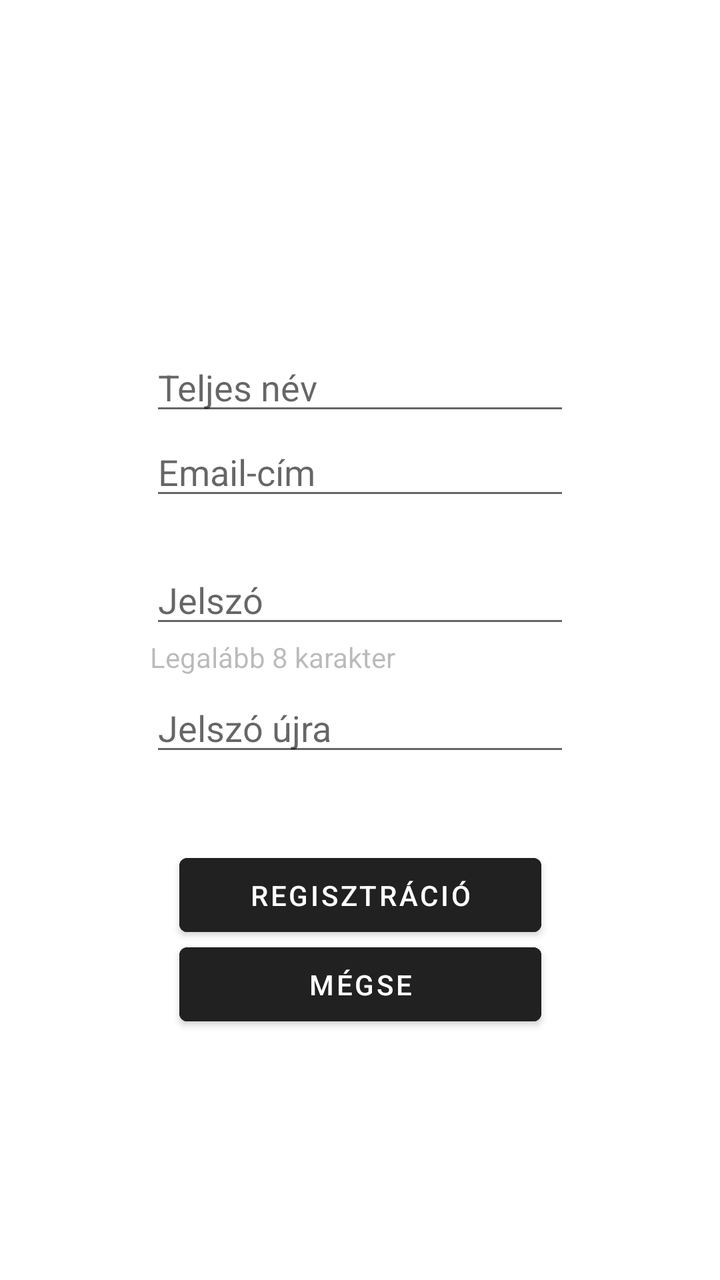
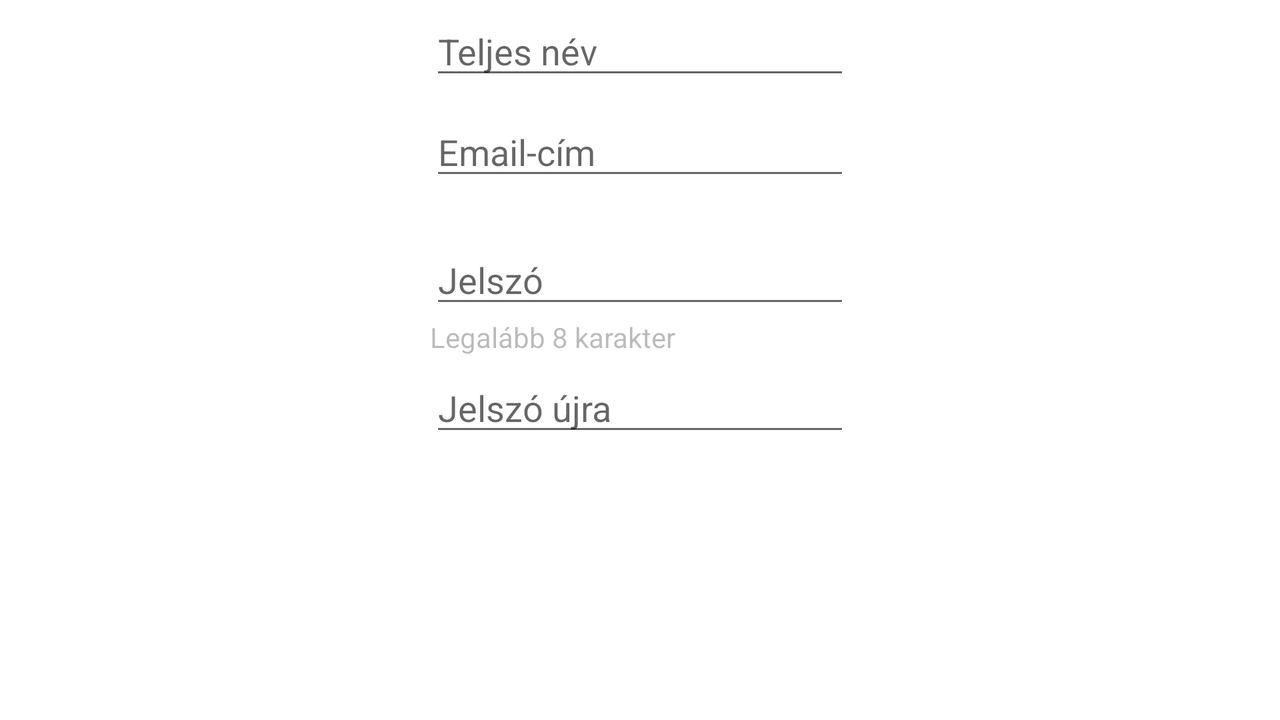

One screen, two layout resources from the same app: the default and the repository's alternative for another configuration. Each is rendered where Android would select it; the XML of both is given below.
<!-- AndroidManifest.xml: application theme Theme.Vizora -->
<!-- res/layout/activity_registration.xml -->
<?xml version="1.0" encoding="utf-8"?>
<androidx.constraintlayout.widget.ConstraintLayout xmlns:android="http://schemas.android.com/apk/res/android"
    xmlns:app="http://schemas.android.com/apk/res-auto"
    xmlns:tools="http://schemas.android.com/tools"
    android:id="@+id/main"
    android:layout_width="match_parent"
    android:layout_height="match_parent"
    tools:context=".RegistrationActivity">

    <EditText
        android:id="@+id/EditTextFullName"
        android:layout_width="wrap_content"
        android:layout_height="wrap_content"
        android:layout_marginBottom="256dp"
        android:ems="10"
        android:inputType="textPersonName"
        android:hint="@string/fullname"
        android:autofillHints="name"
        app:layout_constraintBottom_toBottomOf="parent"
        app:layout_constraintEnd_toEndOf="parent"
        app:layout_constraintStart_toStartOf="parent"
        app:layout_constraintTop_toTopOf="parent" />

    <EditText
        android:id="@+id/EditTextEmail"
        android:layout_width="wrap_content"
        android:layout_height="wrap_content"
        android:layout_marginBottom="384dp"
        android:autofillHints="emailAddress"
        android:ems="10"
        android:hint="@string/email"
        android:inputType="textEmailAddress"
        app:layout_constraintBottom_toBottomOf="parent"
        app:layout_constraintEnd_toEndOf="parent"
        app:layout_constraintStart_toStartOf="parent"
        app:layout_constraintTop_toBottomOf="@id/EditTextFullName" />

    <EditText
        android:id="@+id/EditTextPassword"
        android:layout_width="wrap_content"
        android:layout_height="wrap_content"
        android:layout_marginBottom="256dp"
        android:autofillHints="password"
        android:ems="10"
        android:hint="@string/password"
        android:inputType="textPassword"
        app:layout_constraintBottom_toBottomOf="parent"
        app:layout_constraintEnd_toEndOf="parent"
        app:layout_constraintStart_toStartOf="parent"
        app:layout_constraintTop_toBottomOf="@+id/EditTextFullName" />

    <EditText
        android:id="@+id/EditTextPasswordAgain"
        android:layout_width="wrap_content"
        android:layout_height="wrap_content"
        android:layout_marginBottom="128dp"
        android:autofillHints="password"
        android:ems="10"
        android:hint="@string/passwordAgain"
        android:inputType="textPassword"
        app:layout_constraintBottom_toBottomOf="parent"
        app:layout_constraintEnd_toEndOf="parent"
        app:layout_constraintStart_toStartOf="parent"
        app:layout_constraintTop_toBottomOf="@+id/EditTextFullName" />

    <Button
        android:id="@+id/ButtonRegister"
        android:layout_width="181dp"
        android:layout_height="49dp"
        android:layout_marginBottom="128dp"
        android:backgroundTintMode="add"
        android:onClick="register"
        android:text="@string/register"
        app:layout_constraintBottom_toBottomOf="parent"
        app:layout_constraintEnd_toEndOf="parent"
        app:layout_constraintStart_toStartOf="parent"
        app:layout_constraintTop_toBottomOf="@+id/EditTextPasswordAgain" />

    <Button
        android:id="@+id/ButtonCancel"
        android:layout_width="181dp"
        android:layout_height="49dp"
        android:layout_marginBottom="128dp"
        android:backgroundTintMode="add"
        android:onClick="cancel"
        android:text="@string/cancel"
        app:layout_constraintBottom_toBottomOf="parent"
        app:layout_constraintEnd_toEndOf="parent"
        app:layout_constraintStart_toStartOf="parent"
        app:layout_constraintTop_toBottomOf="@+id/ButtonRegister" />

    <TextView
        android:id="@+id/passwordHint"
        android:layout_width="wrap_content"
        android:layout_height="wrap_content"
        android:alpha="0.5"
        android:text="@string/passwordHint"
        app:layout_constraintStart_toStartOf="@+id/EditTextPassword"
        app:layout_constraintTop_toBottomOf="@+id/EditTextPassword" />

</androidx.constraintlayout.widget.ConstraintLayout>
<!-- resources referenced by this layout -->
<resources>
  <string name="cancel">Mégse</string>
  <string name="email">Email-cím</string>
  <string name="fullname">Teljes név</string>
  <string name="password">Jelszó</string>
  <string name="passwordAgain">Jelszó újra</string>
  <string name="passwordHint">Legalább 8 karakter</string>
  <string name="register">Regisztráció</string>
  <style name="Theme.Vizora" parent="Base.Theme.Vizora" />
  <style name="Base.Theme.Vizora" parent="Theme.MaterialComponents.DayNight.DarkActionBar">
          
          
      </style>
</resources>
<!-- res/layout-land/activity_registration.xml (the repository's variant of the layout above) -->
<!-- drawn on the phone turned sideways -->
<?xml version="1.0" encoding="utf-8"?>
<androidx.constraintlayout.widget.ConstraintLayout xmlns:android="http://schemas.android.com/apk/res/android"
    xmlns:app="http://schemas.android.com/apk/res-auto"
    xmlns:tools="http://schemas.android.com/tools"
    android:id="@+id/main"
    android:layout_width="match_parent"
    android:layout_height="match_parent"
    tools:context=".RegistrationActivity">

    <EditText
        android:id="@+id/EditTextFullName"
        android:layout_width="wrap_content"
        android:layout_height="wrap_content"
        android:layout_marginBottom="312dp"
        android:autofillHints="name"
        android:ems="10"
        android:hint="@string/fullname"
        android:inputType="textPersonName"
        app:layout_constraintBottom_toBottomOf="parent"
        app:layout_constraintEnd_toEndOf="parent"
        app:layout_constraintStart_toStartOf="parent"
        app:layout_constraintTop_toTopOf="parent" />

    <EditText
        android:id="@+id/EditTextEmail"
        android:layout_width="wrap_content"
        android:layout_height="wrap_content"
        android:layout_marginBottom="256dp"
        android:autofillHints="emailAddress"
        android:ems="10"
        android:hint="@string/email"
        android:inputType="textEmailAddress"
        app:layout_constraintBottom_toBottomOf="parent"
        app:layout_constraintEnd_toEndOf="parent"
        app:layout_constraintStart_toStartOf="parent"
        app:layout_constraintTop_toBottomOf="@id/EditTextFullName" />

    <EditText
        android:id="@+id/EditTextPassword"
        android:layout_width="wrap_content"
        android:layout_height="wrap_content"
        android:layout_marginBottom="128dp"
        android:autofillHints="password"
        android:ems="10"
        android:hint="@string/password"
        android:inputType="textPassword"
        app:layout_constraintBottom_toBottomOf="parent"
        app:layout_constraintEnd_toEndOf="parent"
        app:layout_constraintStart_toStartOf="parent"
        app:layout_constraintTop_toBottomOf="@+id/EditTextFullName" />

    <EditText
        android:id="@+id/EditTextPasswordAgain"
        android:layout_width="wrap_content"
        android:layout_height="wrap_content"
        android:autofillHints="password"
        android:ems="10"
        android:hint="@string/passwordAgain"
        android:inputType="textPassword"
        app:layout_constraintBottom_toBottomOf="parent"
        app:layout_constraintEnd_toEndOf="parent"
        app:layout_constraintStart_toStartOf="parent"
        app:layout_constraintTop_toBottomOf="@+id/EditTextFullName" />

    <Button
        android:id="@+id/ButtonRegister"
        android:layout_width="181dp"
        android:layout_height="49dp"
        android:layout_marginStart="256dp"
        android:layout_marginBottom="32dp"
        android:backgroundTintMode="add"
        android:onClick="register"
        android:text="@string/register"
        app:layout_constraintBottom_toBottomOf="parent"
        app:layout_constraintEnd_toStartOf="@+id/EditTextPasswordAgain"
        app:layout_constraintStart_toStartOf="parent"
        app:layout_constraintTop_toBottomOf="@+id/EditTextPasswordAgain" />

    <Button
        android:id="@+id/ButtonCancel"
        android:layout_width="181dp"
        android:layout_height="49dp"
        android:layout_marginEnd="256dp"
        android:layout_marginBottom="32dp"
        android:backgroundTintMode="add"
        android:onClick="cancel"
        android:text="@string/cancel"
        app:layout_constraintBottom_toBottomOf="parent"
        app:layout_constraintEnd_toEndOf="parent"
        app:layout_constraintStart_toEndOf="@+id/EditTextPasswordAgain"
        app:layout_constraintTop_toBottomOf="@+id/EditTextPasswordAgain" />

    <TextView
        android:id="@+id/passwordHint"
        android:layout_width="wrap_content"
        android:layout_height="wrap_content"
        android:alpha="0.5"
        android:text="@string/passwordHint"
        app:layout_constraintStart_toStartOf="@+id/EditTextPassword"
        app:layout_constraintTop_toBottomOf="@+id/EditTextPassword" />

</androidx.constraintlayout.widget.ConstraintLayout>
